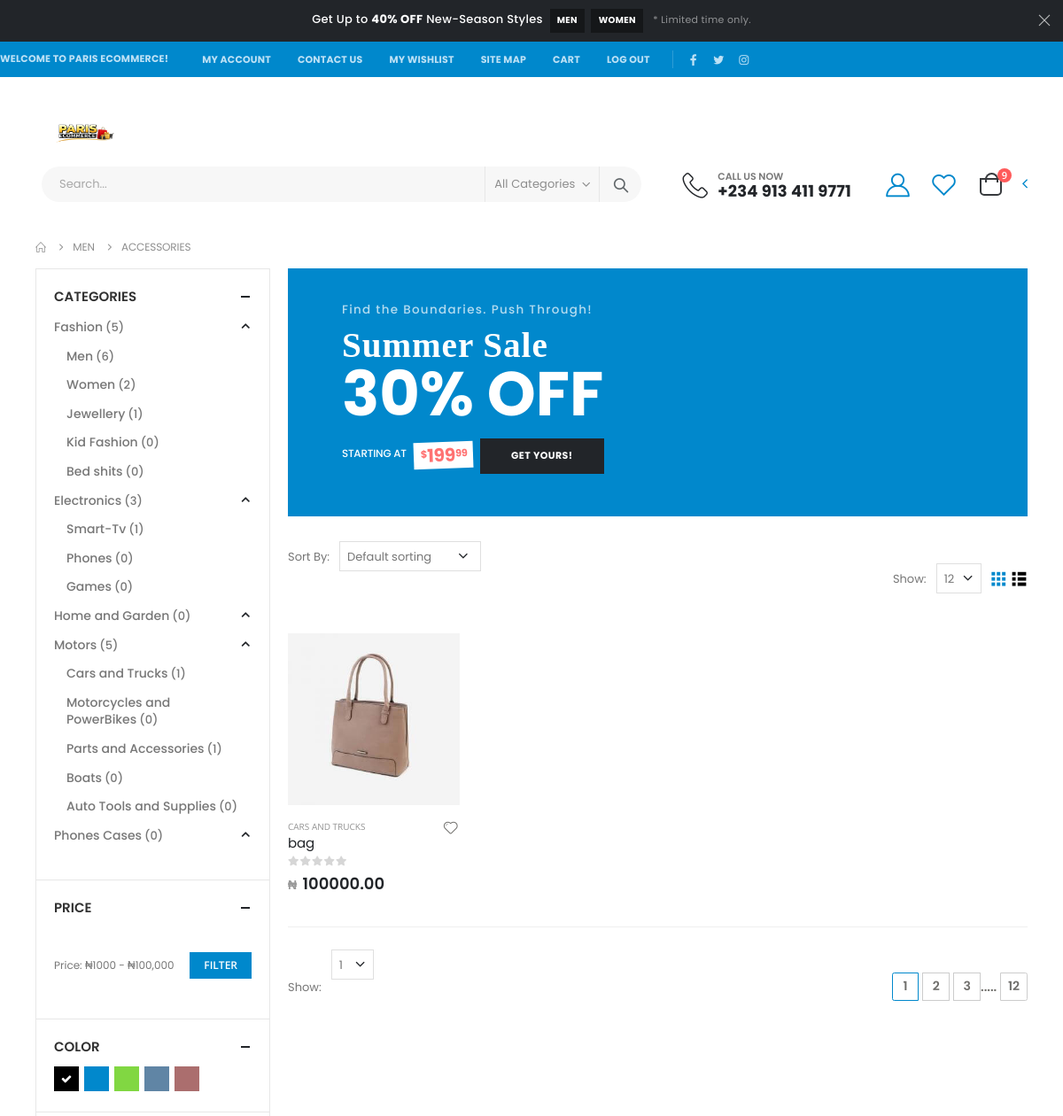
The page /shop/ (signed in, upper part) on the database as committed earlier.
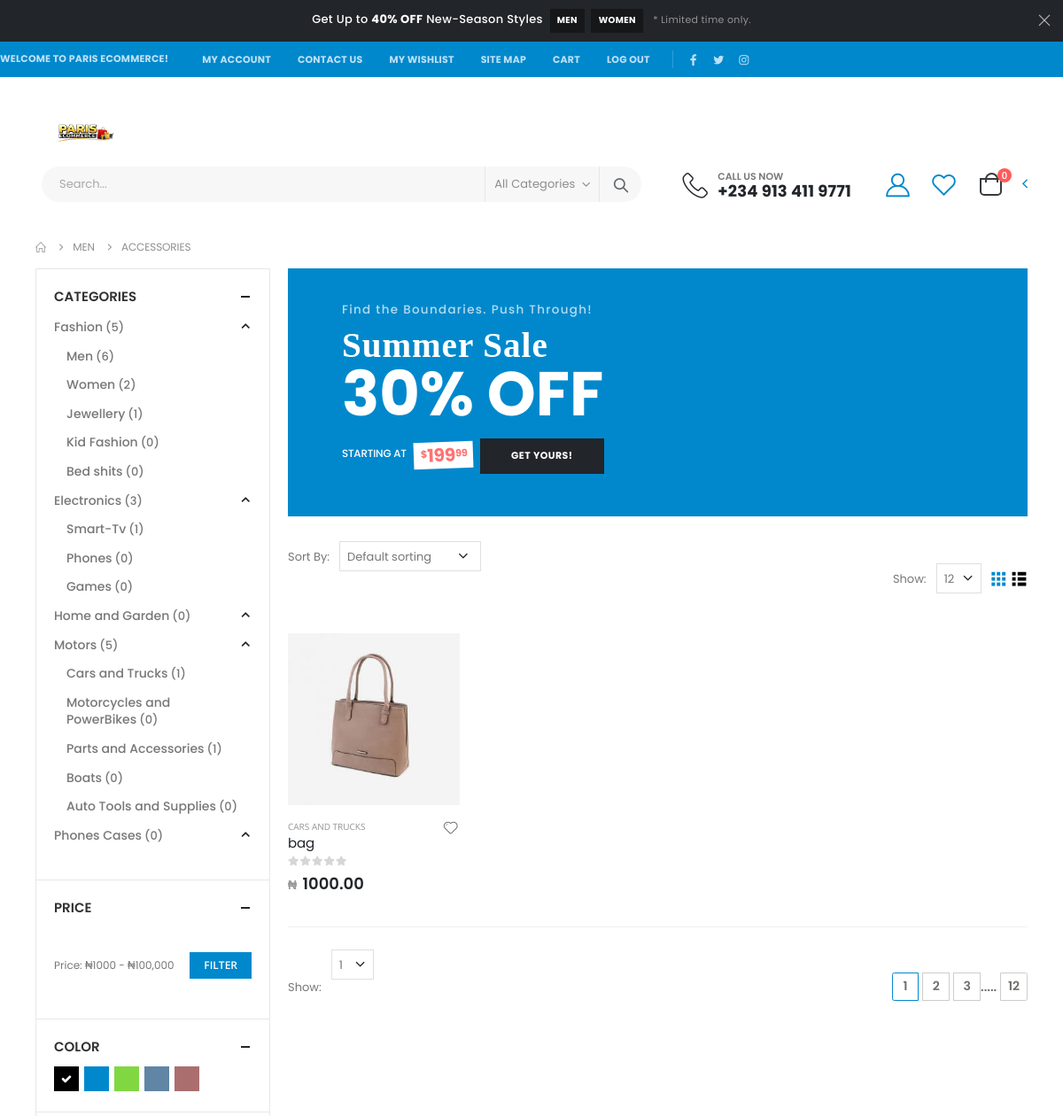
The same page on the database as committed later.
### commerce/models.py (models this page shows, shortened)
class Product(models.Model):
    subcategory = models.ForeignKey(SubCategory, on_delete=models.CASCADE, related_name='products')
    name = models.CharField(max_length=255)
    description = models.TextField(blank=True, null=True)
    old_price = models.DecimalField(max_digits=10, decimal_places=2, null=True, blank=True)
    price = models.DecimalField(max_digits=10, decimal_places=2)
    sku = models.CharField(max_length=10, null=True, blank=True)
    stock = models.PositiveIntegerField(default=0)
    dimension = models.CharField(max_length=10, null=True, blank=True)
    weight = models.DecimalField(max_digits=5, decimal_places=2, default=0.0)
    total_sales = models.IntegerField(default=0) #how many times the product has been sold
    average_rating = models.DecimalField(max_digits=3, decimal_places=2, default=0.0)
    is_featured = models.BooleanField(default=False)
    is_latest = models.BooleanField(default=False)
    is_best_seller = models.BooleanField(default=False)
    is_top = models.BooleanField(default=False)
    image = models.ImageField(upload_to='static/images/products')
    discount = models.DecimalField(max_digits=10, decimal_places=2, null=True, blank=True,
                                   validators=[MinValueValidator(1), MaxValueValidator(99)]
                                   )
    date_added = models.DateTimeField(auto_now_add=True)
    class Meta:
        ordering = ['-date_added']

class SubCategory(models.Model):
    category = models.ForeignKey(Category, on_delete=models.SET_NULL,related_name='subcategory', null=True)
    name = models.CharField(max_length=250, unique=True)
    descrition = models.TextField(blank=True, null=True)
    class Meta:
        verbose_name =  'Sub-Category'
        verbose_name_plural = 'Sub-Categories'
    def __str__(self):
        return self.name

### commerce/views.py (the view)
# urls.py: path('shop/', views.shop, name='shop'),
def shop(request):
    products = Product.objects.all()
    search = request.GET.get('search')
    subcategory = request.GET.get('subcategory')
    if  subcategory == "all":
        products = products.filter(name__icontains=search)
    else:
        if search:
            products = products.filter(name__icontains=search)
        if subcategory:
            products = products.filter(subcategory__id=subcategory)
    is_featured = Product.objects.filter(is_featured = True)[:3]
    categorys = Category.objects.prefetch_related(
        Prefetch(
            'subcategory', queryset=SubCategory.objects.annotate(product_count = Count('products'))
        )
    )
    sort_options = [
        {'price': '-price'},
        {'price-asc': '-price'},
        {'average_rating': '-average_rating'},
        {'date_added': '-date_added'},
        {'is_best_seller': '-total_sales'},
        {'menu_order': '-id'},
    ]
    orderby = request.GET.get('orderby', 'menu_order')
    if orderby in sort_options:
        products = products.order_by(sort_options[orderby])
    min_price = request.GET.get('min_price')
    max_price = request.GET.get('max_price')
    if min_price:
        products = products.filter(price__gte=int(min_price))
    if max_price:
        products = products.filter(price__lte=int(max_price))
    size = request.GET.get('size')
    if size:
       products= products.filter(variations__variation_type=size).distinct()
    if request.user.is_authenticated:
        customer = request.user.customer
        cart, created = Cart.objects.get_or_create(customer=customer, complete=False)
        items = cart.cartitem_set.all()
        cartQuantity = cart.get_total_quantity
    else:
        customer = None
        cookieData = cookieCart(request)
        cartValues =  cookieData['cartValues']
        cartQuantity = cartValues['get_total_quantity']
    p = Paginator(Product.objects.all(), 1)
    page = request.GET.get('page')
    products = p.get_page(page)
    current_page = products.number
    total_pages = p.num_pages
    page_range =  range(max(current_page-2,1), min(current_page+3, total_pages+1))
    context = {'products':products, 'is_featured':is_featured,
               'categorys':categorys, 'page_range':page_range,
                 'total_pages':total_pages, 'cart':cart, 'items':items, 'cartQuantity':cartQuantity}
    return render(request, 'shop.html', context)

### commerce/models.py (called while the page is built)
    @property
    def get_total_quantity(self):
        cartitem = self.cartitem_set.all()
        total = sum(item.quantity for item in cartitem)
        return total

### commerce/templatetags/multiply.py (called while the page is built)
@register.filter
def mul(value, arg):
    try:
        return float(value) * float(arg)
    except (ValueError, TypeError):
        return 0

### commerce/templates/shop.html (shortened to what the changed rows need)
{%extends 'main.html'%}
{%load multiply%}
{%block  content%}
<main class="main">
    <div class="container">
        <div class="row">
            <div class="col-lg-9 mb-1">
                <div class="home-slider category-home-slider owl-carousel owl-theme owl-carousel-lazy" data-owl-options="{
                    'nav': false
                }">
                    <div class="home-slide home-slide1 banner banner-md-vw banner-sm-vw d-flex align-items-center">
                        <div class="banner-layer">
                            <h2 class="text-white mb-0">Summer Sale</h2>
                        </div>
                    </div>
                </div>
                <div class="row products-group">
                    {%for product in products%}
                    <div class="col-6 col-sm-4 col-md-3">
                        <div class="product-default inner-quickview inner-icon">
                            <figure class="img-effect">
                                <a href="{%url 'view' product.id%}">
                                    <img src="{{product.image.url}}" width="205" height="205" alt="product">
                                </a>
                                <div class="btn-icon-group">
                                </div>
                            </figure>
                            <div class="product-details">
                                <div class="category-wrap">
                                    <div class="category-list">
                                        <a href="{%url 'shop'%}" class="product-category">{{product.subcategory}}</a>
                                    </div>
                                    <a href="{%url 'wishlist'%}" title="Wishlist" class="btn-icon-wish"><i
                                            class="icon-heart"></i></a>
                                </div>
                                <h3 class="product-title">
                                    <a href="{%url 'view' product.id%}">{{product.name}}</a>
                                </h3>
                                <div class="ratings-container">
                                    <div class="product-ratings">
                                    </div>
                                </div>
                                <div class="price-box">
                                    {%if product.discount%}
                                        <span class="old-price">&#8358;{{product.price|floatformat:2}}</span>
                                        <span class="product-price">{{product.get_discount_price_product|floatformat:2}}</span>
                                    {%else%}
                                        <span class="old-price">&#8358;</span>
                                        <span class="product-price">{{product.price|floatformat:2}}</span>
                                    {%endif%}
                                </div>
                            </div>
                        </div>
                    </div>
                    {%endfor%}
                </div>
            </div>
        </div>
    </div>
</main>
{%endblock content%}

Rows that differ between the two databases and show on the page:
changed Product "bag": price "100000.00" → "1000.00"
Other text that changed with them:
{{ cartQuantity }}: "9" → "0"
